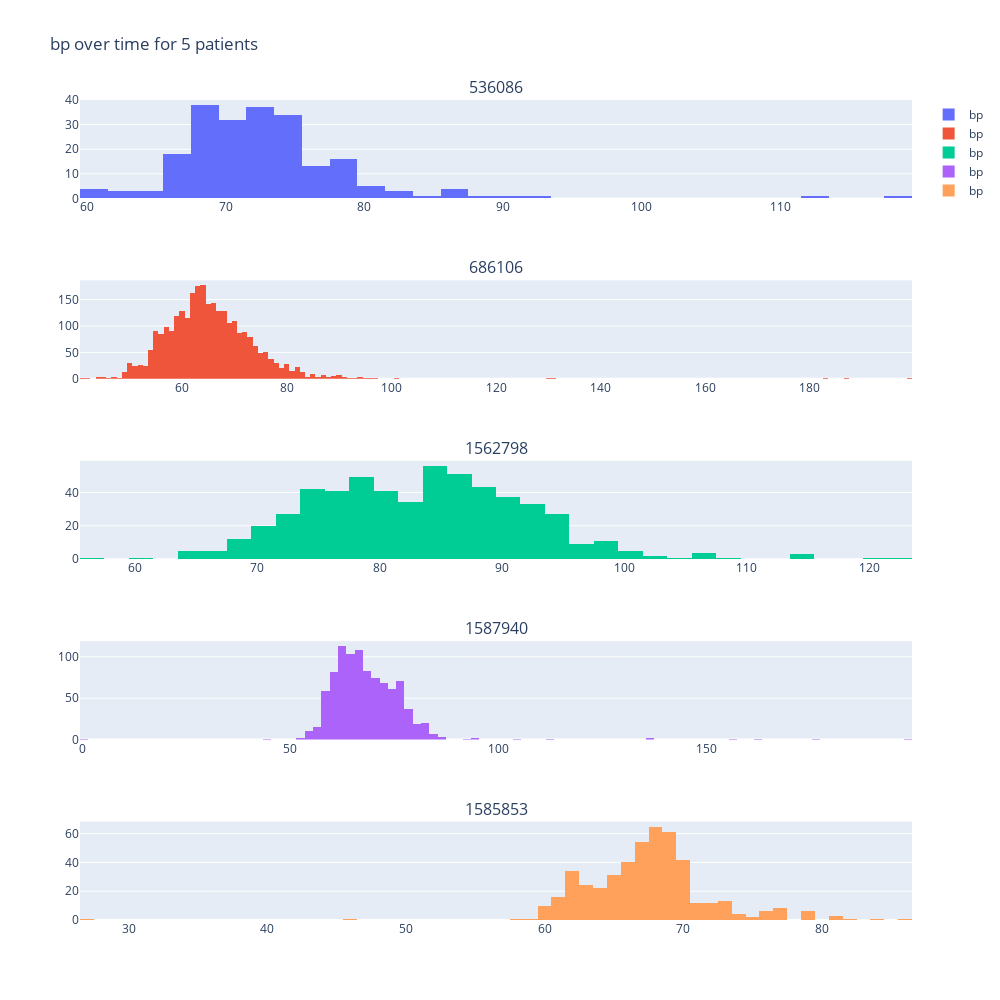

The cell this chart's notebook holds for it:
### Code cell
# create histograms of bp for each patient
import plotly.graph_objects as go
from plotly.subplots import make_subplots
import numpy as np
fig = make_subplots(rows=5, cols=1, subplot_titles=[str(pat) for pat in pats.index])
for i, pat in enumerate(pats.index):
    fig.add_trace(go.Histogram(x=bp_big[bp_big["stay_id"] == pat]["cur_bp"], name="bp"), row=i+1, col=1)
fig.update_layout(height=1000, width=1000, title_text="bp over time for 5 patients")
fig.write_html("bp_hist.html")
fig.show()

### Figure 1 — Plotly figure (JSON) as saved in the notebook; plotly's stock layout.template omitted (floating-point values rounded to 4 significant figures; data arrays with more than 128 entries replaced by an {"elided": "..."} marker saying what was removed)
{"data": [{"name": "bp", "type": "histogram", "x": {"elided": "216 int values"}, "xaxis": "x", "yaxis": "y"}, {"name": "bp", "type": "histogram", "x": {"elided": "2830 int values"}, "xaxis": "x2", "yaxis": "y2"}, {"name": "bp", "type": "histogram", "x": {"elided": "563 int values"}, "xaxis": "x3", "yaxis": "y3"}, {"name": "bp", "type": "histogram", "x": {"elided": "951 int values"}, "xaxis": "x4", "yaxis": "y4"}, {"name": "bp", "type": "histogram", "x": {"elided": "472 int values"}, "xaxis": "x5", "yaxis": "y5"}], "layout": {"annotations": [{"font": {"size": 16}, "showarrow": false, "text": "536086", "x": 0.5, "xanchor": "center", "xref": "paper", "y": 1, "yanchor": "bottom", "yref": "paper"}, {"font": {"size": 16}, "showarrow": false, "text": "686106", "x": 0.5, "xanchor": "center", "xref": "paper", "y": 0.78, "yanchor": "bottom", "yref": "paper"}, {"font": {"size": 16}, "showarrow": false, "text": "1562798", "x": 0.5, "xanchor": "center", "xref": "paper", "y": 0.56, "yanchor": "bottom", "yref": "paper"}, {"font": {"size": 16}, "showarrow": false, "text": "1587940", "x": 0.5, "xanchor": "center", "xref": "paper", "y": 0.34, "yanchor": "bottom", "yref": "paper"}, {"font": {"size": 16}, "showarrow": false, "text": "1585853", "x": 0.5, "xanchor": "center", "xref": "paper", "y": 0.12, "yanchor": "bottom", "yref": "paper"}], "height": 1000, "title": {"text": "bp over time for 5 patients"}, "width": 1000, "xaxis": {"anchor": "y", "domain": [0, 1]}, "xaxis2": {"anchor": "y2", "domain": [0, 1]}, "xaxis3": {"anchor": "y3", "domain": [0, 1]}, "xaxis4": {"anchor": "y4", "domain": [0, 1]}, "xaxis5": {"anchor": "y5", "domain": [0, 1]}, "yaxis": {"anchor": "x", "domain": [0.88, 1]}, "yaxis2": {"anchor": "x2", "domain": [0.66, 0.78]}, "yaxis3": {"anchor": "x3", "domain": [0.44, 0.56]}, "yaxis4": {"anchor": "x4", "domain": [0.22, 0.34]}, "yaxis5": {"anchor": "x5", "domain": [0, 0.12]}}}
